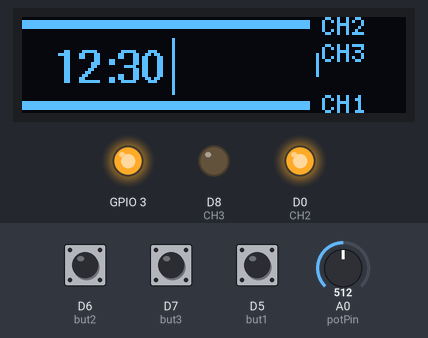
Bench run of a program on a simulated ESP8266 (Wemos D1 mini). Parts: 128×32 one-colour display, output pins drawn as LEDs (lit = HIGH). Inputs (shaded band) come from the test bench; at power-on: D7 (but3) HIGH, A0 (potPin) = 512, D5 (but1) HIGH, D6 (but2) HIGH. WiFi joins after 1.5 s; servers stay silent unless stated; network time is answered at once with the bench clock; the local clock reads 2024-03-15 10:24:30 at power-on unless the program sets it; EEPROM starts erased; what the program prints to the serial monitor is not drawn.

Above: at 9.4 s.
9.5 s: D7 (but3) pulled LOW for 0.15 s
At 10.4 s:
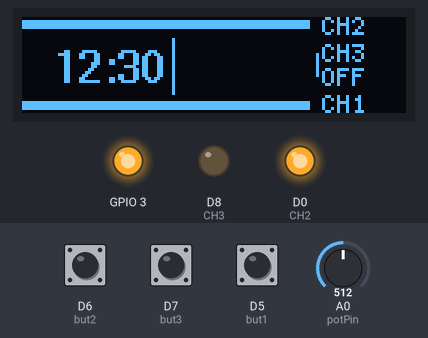
12.6 s: A0 (potPin) set to 40
At 13.2 s:
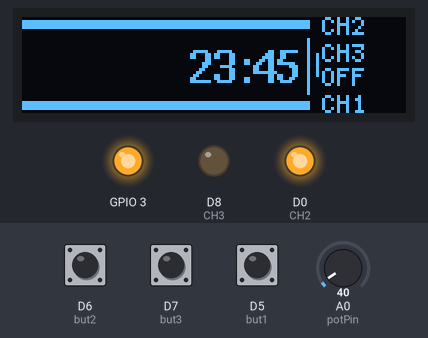
14.2 s: A0 (potPin) set to 32
At 14.7 s:
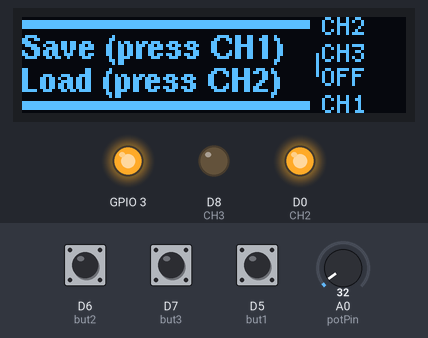
15.7 s: D5 (but1) pulled LOW for 0.15 s
At 16.8 s:
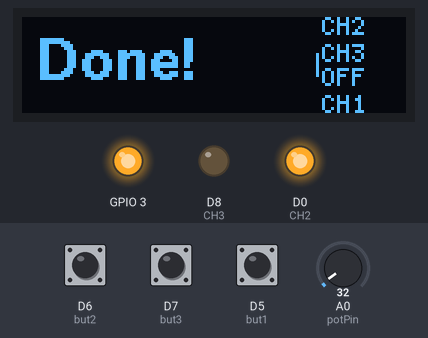
18.8 s: D6 (but2) pulled LOW for 0.15 s
At 19.5 s:
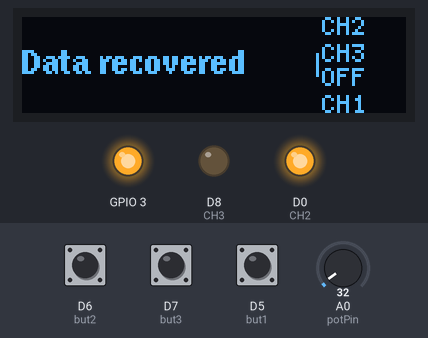
21.4 s: D7 (but3) pulled LOW for 0.15 s
At 22.0 s:
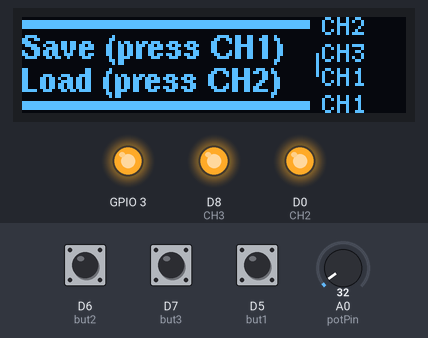
Timing chart, 0 to 24.2 s (numbered marks = the images above; inputs shaded):
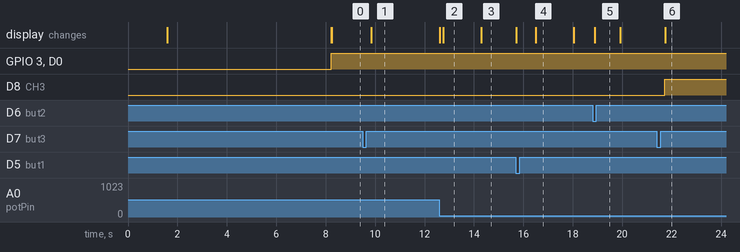

Measured:
- the behaviour switches between 36 and 35 on A0 (potPin) (found by bisection; images 2 and 3)
- after the input at 9.5 s, the display: changes after 0.33 s (image 1)
- after the input at 12.6 s, the display: first changes at once (image 2 shows a later state)
- after the input at 14.2 s, the display: changes after 0.09 s (image 3)
- after the input at 15.7 s, the display: first changes at once (image 4 shows a later state)
- after the input at 18.8 s, the display: changes after 0.10 s (image 5)
- after the input at 21.4 s, D8 (CH3): LOW → HIGH after 0.33 s; the display: changes after 0.34 s (image 6)

The program:

main.cpp
```cpp
#include <Arduino.h>
#include <U8g2lib.h>
#include <Wire.h>
#include <NTPClient.h>
#include <ESP8266WiFi.h>
#include <WiFiUdp.h>
#include "RTClib.h"
#include "OneButton.h"
#include <Smoothed.h> 	// Include the library
#include <EEPROM.h>


RTC_DS3231 rtc;

#define but1 D5
#define but2 D6
#define but3 D7
#define potPin A0
//#define CH1 D4 //Not working apparently...
//#define CH2 D3 //NO !! need HIGH at startup, or no boot, TX marche pas non plu
#define CH1 RX
#define CH2 D0
#define CH3 D8

Smoothed <int> POT;

// Setup a new OneButton on pin PIN_INPUT
// The 2. parameter activeLOW is true, because external wiring sets the button to LOW when pressed.
OneButton button1(but1, true);
OneButton button2(but2, true);
OneButton button3(but3, true);

int pot = 0;
int smoothedPot;
int prevPot = 0;
int stateCH3 = 1; // link state for chan3, 0 = OFF, 1 = LINKED TO CH1, 2 = LINKED TO CH2, 3 = ON

int addr = 0; //EEPROM address

int SetHour;
int SetMin;

int NowMinute; //take the time now from RTC or NTP, then convert it to minute number

unsigned long screenOFFTimer = 0;

const char *ssid     = "2.4 Higashi-laia";
const char *password = "mamosukonepi2";

String pointerTime;

bool UpOrDwn;

const long utcOffsetInSeconds = 9 * 60 * 60;

char daysOfTheWeek[7][12] = {"Sunday", "Monday", "Tuesday", "Wednesday", "Thursday", "Friday", "Saturday"};

 //Define NTP Client to get time
WiFiUDP ntpUDP;
NTPClient timeClient(ntpUDP, "pool.ntp.org", utcOffsetInSeconds);

U8G2_SSD1306_128X32_UNIVISION_F_HW_I2C u8g2(U8G2_R2, /* reset=*/ U8X8_PIN_NONE, /* clock=*/ SCL, /* data=*/ SDA);   // pin remapping with ESP8266 HW I2C

bool timeLine1[96];
bool timeLine2[96];

void drawLines(){
 //u8g2.clearBuffer();
  for (int a = 0; a < 96; a++)
  {
    u8g2.setDrawColor(1);//write mode
    u8g2.drawLine(a, timeLine1[a], a, timeLine1[a]*3);
    u8g2.drawLine(a, u8g2.getHeight()-1 - timeLine2[a], a, u8g2.getHeight()-1 - 3 * timeLine2[a]);
  }
  //u8g2.sendBuffer();
}

void setPointerTime(){ //time to display at the cursor location
  int minAtPointer = min(smoothedPot,95) * 15; //this is the nb of min of this day
  pointerTime = "";
  pointerTime += minAtPointer/60;
  pointerTime += ':';
  pointerTime += minAtPointer%60;
}

void updateRelay(){

if(timeLine1[NowMinute/15] == HIGH){ //chan 1 is UP, activate relay CH1
    digitalWrite(CH1, HIGH);
   // Serial.print("CH1 is UP   ");
}
else{
    digitalWrite(CH1, LOW);
  //  Serial.print("CH1 is LOW   ");
}
if(timeLine2[NowMinute/15] == HIGH){ //chan 1 is UP, activate relay CH1
    digitalWrite(CH2, HIGH);
   // Serial.print("CH2 is UP   ");
}
else{
    digitalWrite(CH2, LOW);
  //  Serial.print("CH2 is LOW   ");
}
if(stateCH3==0||stateCH3==3){
digitalWrite(CH3, stateCH3/3);
}
if(stateCH3 == 1){//link to chan 1, this is default
digitalWrite(CH3, digitalRead(CH1));
  //  Serial.print("CH3 is linked to CH1   ");
}
if(stateCH3 == 2){//link to chan 2
digitalWrite(CH3, digitalRead(CH2));
  //  Serial.print("CH3 is linked to CH2   ");
}
//Serial.println("");
}

void clic1(){
     timeLine1[smoothedPot] = !timeLine1[smoothedPot] ;
  //Serial.println(timeLine1[smoothedPot]);
u8g2.setDrawColor(0); // errase mode
u8g2.drawBox(0, 0, 96, 32);//clear the timelines zone
drawLines();
}
void longPress1(){
timeLine1[smoothedPot] = UpOrDwn;
u8g2.setDrawColor(0); // errase mode
u8g2.drawBox(0, 0, 96, 32);//clear the timelines zone
drawLines();
}
void longPressStart1(){
timeLine1[smoothedPot] == 0 ? UpOrDwn = 1 : UpOrDwn = 0 ;
}
void doubleClic1(){
timeLine1[smoothedPot] == 0 ? UpOrDwn = 1 : UpOrDwn = 0 ;
for (int a = 0; a < 96; a++){
    timeLine1[a] = UpOrDwn;
}
u8g2.setDrawColor(0); // errase mode
u8g2.drawBox(0, 0, 96, 32);//clear the timelines zone
drawLines();
}

void clic2(){
     timeLine2[smoothedPot] = !timeLine2[smoothedPot] ;
  //Serial.println(timeLine1[smoothedPot]);
u8g2.setDrawColor(0); // errase mode
u8g2.drawBox(0, 0, 96, 32);//clear the timelines zone
drawLines();
}
void longPress2(){
timeLine2[smoothedPot] = UpOrDwn;
u8g2.setDrawColor(0); // errase mode
u8g2.drawBox(0, 0, 96, 32);//clear the timelines zone
drawLines();
}
void longPressStart2(){
timeLine2[smoothedPot] == 0 ? UpOrDwn = 1 : UpOrDwn = 0 ;
}
void doubleClic2(){
timeLine2[smoothedPot] == 0 ? UpOrDwn = 1 : UpOrDwn = 0 ;
for (int a = 0; a < 96; a++){
    timeLine2[a] = UpOrDwn;
}
u8g2.setDrawColor(0); // errase mode
u8g2.drawBox(0, 0, 96, 32);//clear the timelines zone
drawLines();
}

void clic3(){
   if(smoothedPot<100){
stateCH3 >= 3 ? stateCH3 = 0 : stateCH3++ ;
Serial.print("StateCH3 = ");
Serial.println(stateCH3);
delay(80);
   }
}

void recoverSave(){
  for(int a = 0; a < 96; a++){
    timeLine1[a] = EEPROM.read(a);
    timeLine2[a] = EEPROM.read(a+100);
    stateCH3 = EEPROM.read(200);
  }
}
void SaveProg(){
  for(int a = 0; a < 96; a++){
 EEPROM.write(a, timeLine1[a]);
 EEPROM.write(a+100, timeLine2[a]);
  }
  EEPROM.write(200, stateCH3);
  EEPROM.commit();

  delay(250);
}

void setup() {

  EEPROM.begin(256);  //Initialize EEPROM
  u8g2.begin();
  Serial.begin(115200);

 if (! rtc.begin()) {
    Serial.println("Couldn't find RTC");
    Serial.flush();
    while (1) delay(10);
  }

// Initialise the first sensor value store. We want this to be the simple average of the last 10 values.
	// Note: The more values you store, the more memory will be used.
	POT.begin(SMOOTHED_AVERAGE, 10);
	// Initialise the second sensor value store. We want this one to be a simple linear recursive exponential filter.
	// We set the filter level to 10. Higher numbers will result in less filtering/smoothing. Lower number result in more filtering/smoothing
	//POT.begin(SMOOTHED_EXPONENTIAL, 10);
  //POT.clear();

//  pinMode(but1, INPUT_PULLUP);//no need with oneButton
  pinMode(CH1, OUTPUT);
  pinMode(CH2, OUTPUT);
  pinMode(CH3, OUTPUT);

  u8g2.clearBuffer(); // clear the internal memory
   ////////////////////internet shit////////////////
  WiFi.begin(ssid, password);

    while ( WiFi.status() != WL_CONNECTED && millis() < 5000) {
 u8g2.setFont(u8g2_font_helvB10_tf);
 u8g2.drawStr(8, 22, "Connecting...");
 u8g2.sendBuffer(); // draw shit
 delay(500);
 Serial.print(".");
 u8g2.clearBuffer(); // clear all for next loop
    }

while (WiFi.status() == WL_CONNECTED && millis() < 8000) {
 u8g2.drawStr(8, 22, "Connected!");
 u8g2.sendBuffer(); // draw shit
 delay(200);
 u8g2.clearBuffer(); // clear all for next loop

    timeClient.begin();
  timeClient.update();
    Serial.print(daysOfTheWeek[timeClient.getDay()]);
    Serial.print(", ");
    Serial.print(timeClient.getHours());
    Serial.print(":");
    Serial.print(timeClient.getMinutes());
    Serial.print(":");
    Serial.println(timeClient.getSeconds());

delay(200);

rtc.adjust(DateTime(2023, 1, 1,
   timeClient.getHours(),
    timeClient.getMinutes(),
     timeClient.getSeconds()));

}

while (WiFi.status() != WL_CONNECTED && millis() > 5000 && millis() < 8000) {
 u8g2.drawStr(0, 22, "Can't connect...");
 u8g2.sendBuffer(); // draw shit
 delay(500);
 u8g2.clearBuffer(); // clear all for next loop
}


  /////////////////////end internet shit ///////////////////

  // RTC adjust to now time
  //  January 21, 2014 at 3am you would call:
  //  rtc.adjust(DateTime(2014, 1, 21, 3, 0, 0));


/* /////full white for debug and mesure
  u8g2.drawBox(0, 0, u8g2.getWidth(), u8g2.getHeight());
  u8g2.sendBuffer();
  while(1){
    delay(10);
  }
  */

  bool ENTERSETTINGS = 0;
  bool ENTERSETMIN = 0;
  ///////START SETTING BY HAND

  if (digitalRead(but3) == LOW){
    ENTERSETTINGS = 1;
while(digitalRead(but3) == LOW){
  delay(100); //stop everything while button is still pressed
 u8g2.setFont(u8g2_font_helvB18_tf);
}
delay(100);
}

while(ENTERSETTINGS==1){ //SET THE TIME BY HAND
  POT.add(analogRead(potPin));
  smoothedPot = POT.get();

  SetHour = constrain(map(smoothedPot, 50, 1010, 0, 23), 0, 23);

//  Serial.print("SetHour");
//  Serial.print(" : ");
//  Serial.println(SetHour);

//  pointerTime = SetHour;
  u8g2.setCursor(32, u8g2.getHeight() / 2+7);
  u8g2.print(SetHour);

  u8g2.sendBuffer();  // draw shit
  u8g2.clearBuffer(); // clear all for next loop
delay(25);
  if (digitalRead(but3) == LOW){
  ENTERSETMIN = 1; //get out of the settings while loop
 // rtc.adjust(DateTime(2018,1,1,SetHour,SetMin,0 )); //set the time into the RTC chip
  delay(50);
  while (digitalRead(but3) == LOW){
    delay(100); // stop everything while button is still pressed
}
delay(100);
}
while(ENTERSETMIN==1){
delay(25);
  POT.add(analogRead(potPin));
  smoothedPot = POT.get();

  SetMin = constrain(map(smoothedPot, 50, 1010, 0, 59), 0, 59);

 // Serial.print("Minutes");
 // Serial.print(" : ");
 // Serial.println(SetMin);

//  pointerTime = SetHour;
  u8g2.setCursor(32, u8g2.getHeight() / 2+7);
  u8g2.print(SetHour);
  u8g2.setCursor(62, u8g2.getHeight() / 2+7);
  u8g2.print(SetMin);

  u8g2.sendBuffer();  // draw shit
  u8g2.clearBuffer(); // clear all for next loop


  if (digitalRead(but3) == LOW)
  {
    ENTERSETMIN = 0;
    ENTERSETTINGS = 0; // get out of the settings while loop
    rtc.adjust(DateTime(2018,1,1,SetHour,SetMin,0 )); //set the time into the RTC chip

    delay(100);
}
}
}
////////end setting by hand

  button1.attachClick(clic1);
  button1.attachDoubleClick(doubleClic1);
  button1.attachLongPressStart(longPressStart1);
//  button1.attachLongPressStop(longPressStop1);
  button1.attachDuringLongPress(longPress1);
  button1.setClickTicks(300);

    button2.attachClick(clic2);
  button2.attachDoubleClick(doubleClic2);
  button2.attachLongPressStart(longPressStart2);
//  button1.attachLongPressStop(longPressStop1);
  button2.attachDuringLongPress(longPress2);
  button2.setClickTicks(300);

  button3.attachClick(clic3);


  recoverSave(); //read the EEPROM to recover the saved data

 DateTime now = rtc.now();

    Serial.print(now.year(), DEC);
    Serial.print('/');
    Serial.print(now.month(), DEC);
    Serial.print('/');
    Serial.print(now.day(), DEC);
    Serial.print(" (");
    Serial.print(daysOfTheWeek[now.dayOfTheWeek()]);
    Serial.print(") ");
    Serial.print(now.hour(), DEC);
    Serial.print(':');
    Serial.print(now.minute(), DEC);
    Serial.print(':');
    Serial.print(now.second(), DEC);
    Serial.println();


  u8g2.setFont(u8g2_font_5x7_tf);

}

void loop() {
  DateTime now = rtc.now();
  //NowMinute = timeClient.getHours() * 60 + timeClient.getMinutes(); // Refresh the time we are NOW. change to Now.hour and minutes for read from RTC
  NowMinute = (now.hour(), DEC) * 60 + (now.minute(), DEC);

  u8g2.setFont(u8g2_font_5x7_tf);

  u8g2.setDrawColor(0);       // errase mode
  u8g2.drawBox(100, 16, 128, 22); // clear the txt
  u8g2.setDrawColor(1); // write mode

  u8g2.setFontPosTop();
  u8g2.drawStr(100, -1, "CH2");
  u8g2.drawStr(100, 8, "CH3");
  u8g2.setFontPosBottom();
  u8g2.drawStr(100, 33, "CH1");
  u8g2.drawLine(98, 12, 98, 32 - 13);

  //Serial.println(stateCH3);

  if(stateCH3==0){// link state for chan3, 0 = OFF, 1 = LINKED TO CH1, 2 = LINKED TO CH2, 3 = ON
  u8g2.drawStr(100, 24, "OFF");
  }
  if(stateCH3==1){
  u8g2.drawStr(100, 24, "CH1");
  }
  if(stateCH3==2){
  u8g2.drawStr(100, 24, "CH2");
  }
  if(stateCH3==3){
  u8g2.drawStr(100, 24, "ON");
  }


  POT.add(analogRead(potPin));
  smoothedPot = POT.get();
  smoothedPot = map(smoothedPot, 0, 1023, 102, 0)-1;

  button1.tick(); //check the button state
  button2.tick(); //check the button state
  button3.tick(); //check the button state

  // timeClient.update();
  setPointerTime();

  u8g2.setDrawColor(0); // errase mode
  u8g2.drawBox(0, 0, 97, 31); // clear the timelines zone
  drawLines();
  u8g2.setDrawColor(1); // write mode

  // u8g2.setCursor(pot-10, 30);
  // u8g2.print(timeClient.getHours());
  // u8g2.setCursor(pot, 30);
  // u8g2.print(timeClient.getMinutes());

  int pointerOffset;

if(smoothedPot<98){
if(millis() < screenOFFTimer + 5000){ //the moving cursor
u8g2.drawLine(min(smoothedPot, 95), u8g2.getHeight() / 2 - 9, min(smoothedPot, 95), u8g2.getHeight() / 2 + 9); // cursor
smoothedPot < 48 ? pointerOffset = 4 : pointerOffset = -39;
u8g2.setFont(u8g2_font_helvB10_tf);
u8g2.drawStr(min(smoothedPot, 95) + pointerOffset, u8g2.getHeight() / 2 + 9, pointerTime.c_str());
// Serial.println("OK");
}
else{ //no touch pot = displaying the time
  u8g2.setFont(u8g2_font_helvB12_tf);
  int offsetCursor;
  (now.hour(), DEC) < 10 ? offsetCursor = 19 : offsetCursor = 0;
  u8g2.setCursor(25 + offsetCursor, u8g2.getHeight() / 2 + 11);
  u8g2.print(now.hour(), DEC);//u8g2.print(timeClient.getHours()); to get from internet //call .print(now.hour(), DEC); from the RTC
  u8g2.setCursor(50, u8g2.getHeight() / 2+11);
  u8g2.print(now.minute(), DEC);//u8g2.print(SetMin); //.print(now.minute(), DEC); from the RTC

//////add here a moving point to show the NOW time on screen
  u8g2.drawLine(map(NowMinute,0,1440,0,96),5,map(NowMinute,0,1440,0,96),6);
  u8g2.drawLine(map(NowMinute,0,1440,0,96),u8g2.getHeight()-6,map(NowMinute,0,1440,0,96),u8g2.getHeight()-7);
}
}

else{  //pot max to the right, enter save menu

   //u8g2.setFont(u8g2_font_unifont_t_symbols);
 u8g2.setFont(u8g2_font_helvB08_tf);
  u8g2.setFontPosTop();
  u8g2.drawStr(0, 5, "Save (press CH1)");
    u8g2.setFontPosBottom();
  u8g2.drawStr(0, 31-4, "Load (press CH2)");

  if (digitalRead(but1) == LOW)
  {
  u8g2.setDrawColor(0); // errase mode
  u8g2.drawBox(0, 0, 96, 33); // clear the timelines zone
  u8g2.setDrawColor(1); // write mode
  u8g2.setFont(u8g2_font_helvB10_tf);
  u8g2.drawStr(5, 22, "Saving...");
  u8g2.sendBuffer();
  delay(500);
  SaveProg();
  u8g2.setDrawColor(0);       // errase mode
  u8g2.drawBox(0, 0, 96, 33); // clear the timelines zone
  u8g2.setDrawColor(1);       // write mode
  u8g2.setFont(u8g2_font_helvB14_tf);
  u8g2.drawStr(5, 25, "Done!");
  u8g2.sendBuffer();
  delay(1500);
  while(analogRead(potPin)>700){
delay(10);
  }
}
if(digitalRead(but2) == LOW){
  u8g2.setDrawColor(0); // errase mode
  u8g2.drawBox(0, 0, 96, 33); // clear the timelines zone
  u8g2.setDrawColor(1); // write mode
  recoverSave();
  delay(80);
  u8g2.setFont(u8g2_font_helvB08_tf);
  u8g2.drawStr(0, 21, "Data recovered");
  u8g2.sendBuffer();
  u8g2.setFont(u8g2_font_helvB08_tf);
  delay(1000);
}
}
  u8g2.sendBuffer();
//  Serial.println(smoothedPot);
  updateRelay(); //update relay state

  if (prevPot != smoothedPot)
  {                          // someone if fucking with the Pot !!
  screenOFFTimer = millis(); //reset the time stamp
}
  prevPot = smoothedPot;
}
```
